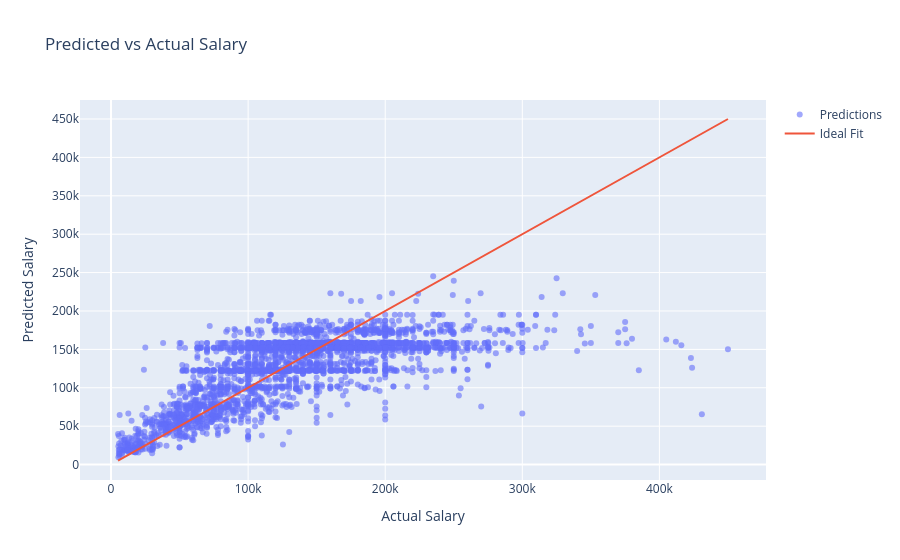
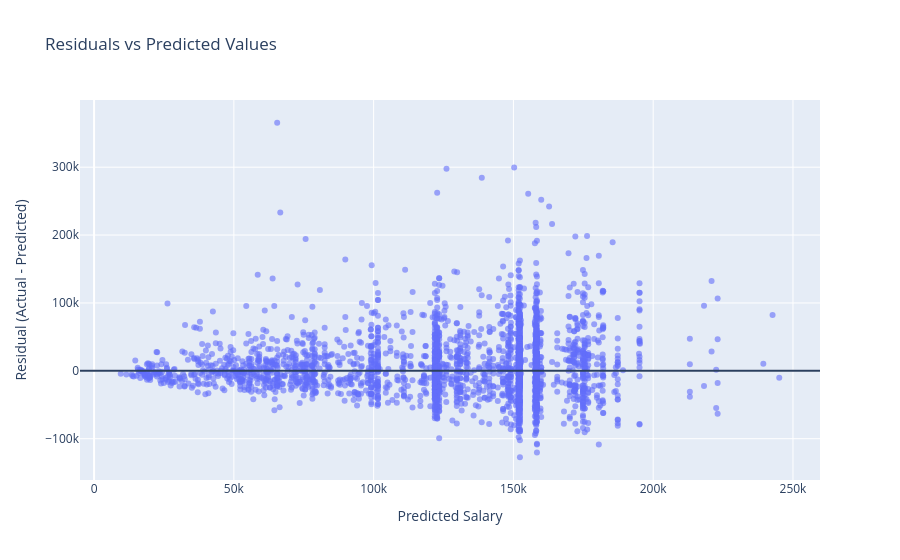
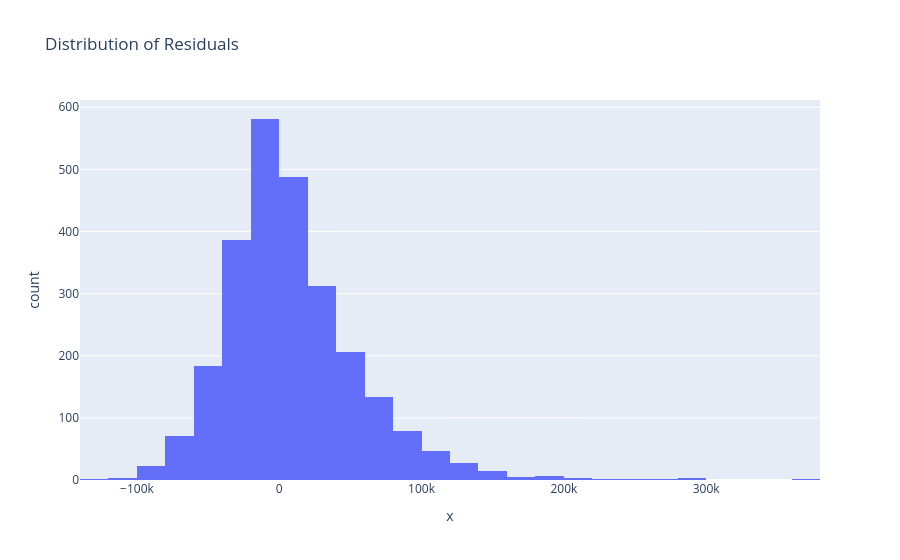
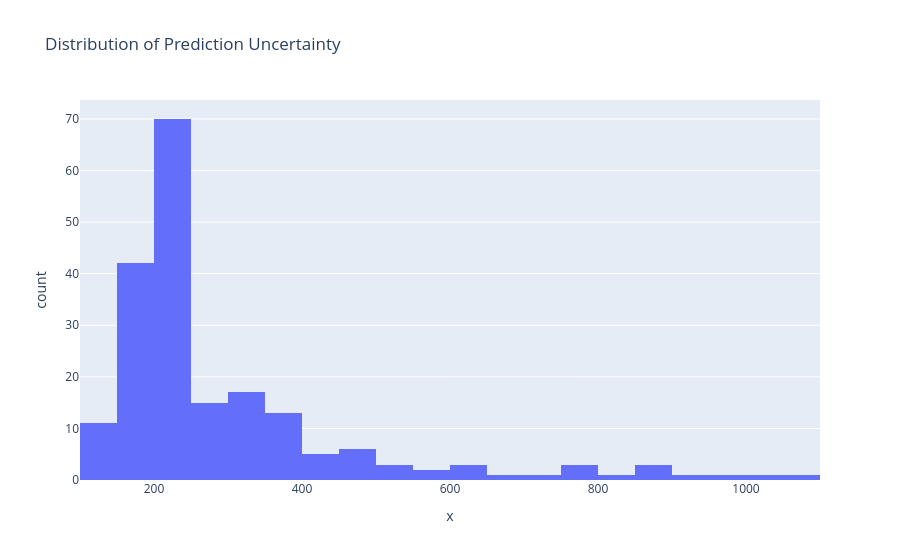

Notebook code cell kept with these figures, in order:
### Markdown cell above
### Plot Generation for Verification

### Code cell
# ==========================================
# APP 2 — PLOTTING FROM PICKLE 
# ==========================================

import pickle
import pandas as pd
import numpy as np
import plotly.express as px
import plotly.graph_objects as go

# ============================
# LOAD ANALYTICS
# ============================

with open("model/app2_analytics.pkl", "rb") as f:
    a2 = pickle.load(f)

y_actual = a2["y_actual"]
y_pred = a2["y_pred"]
residuals = a2["residuals"]
uncertainty = a2["uncertainty"]

grouped_importance = a2["grouped_importance"]
shap_top = a2["shap_top"]
pred_distribution = a2["pred_distribution"]

# ============================
# 1. PREDICTED VS ACTUAL
# ============================

fig1 = go.Figure()

fig1.add_trace(go.Scatter(
    x=y_actual,
    y=y_pred,
    mode="markers",
    name="Predictions",
    marker=dict(opacity=0.6)
))

min_val = min(y_actual.min(), y_pred.min())
max_val = max(y_actual.max(), y_pred.max())

fig1.add_trace(go.Scatter(
    x=[min_val, max_val],
    y=[min_val, max_val],
    mode="lines",
    name="Ideal Fit"
))

fig1.update_layout(
    title="Predicted vs Actual Salary",
    xaxis_title="Actual Salary",
    yaxis_title="Predicted Salary"
)

fig1.show()

# ============================
# 2. RESIDUAL PLOT
# ============================

fig2 = go.Figure()

fig2.add_trace(go.Scatter(
    x=y_pred,
    y=residuals,
    mode="markers",
    marker=dict(opacity=0.6)
))

fig2.add_hline(y=0)

fig2.update_layout(
    title="Residuals vs Predicted Values",
    xaxis_title="Predicted Salary",
    yaxis_title="Residual (Actual - Predicted)"
)

fig2.show()

# ============================
# 3. RESIDUAL DISTRIBUTION
# ============================

fig3 = px.histogram(
    x=residuals,
    nbins=30,
    title="Distribution of Residuals"
)

fig3.show()

# ============================
# 4. UNCERTAINTY DISTRIBUTION
# ============================

fig4 = px.histogram(
    x=uncertainty,
    nbins=25,
    title="Distribution of Prediction Uncertainty"
)

fig4.show()

# ============================
# 5. GROUPED FEATURE IMPORTANCE
# ============================

fig5 = px.bar(
    grouped_importance,
    x="importance",
    y="group",
    orientation="h",
    title="Grouped Feature Importance"
)

fig5.update_layout(yaxis=dict(autorange="reversed"))

fig5.show()

# ============================
# 6. PREDICTED SALARY DISTRIBUTION
# ============================

fig6 = px.histogram(
    x=pred_distribution,
    nbins=30,
    title="Distribution of Predicted Salaries"
)

fig6.show()

# ============================
# 7. TOP SHAP FEATURES
# ============================

fig7 = px.bar(
    shap_top.head(15),
    x="SHAP Importance",
    y="Feature",
    orientation="h",
    title="Top Features Influencing Salary Predictions"
)

fig7.update_layout(
    yaxis=dict(autorange="reversed"),
    xaxis_title="Average |SHAP Value|"
)

fig7.show()

### Figure 1 — Plotly figure (JSON) as saved in the notebook; plotly's stock layout.template omitted (floating-point values rounded to 4 significant figures; data arrays with more than 128 entries replaced by an {"elided": "..."} marker saying what was removed)
{"data": [{"marker": {"opacity": 0.6}, "mode": "markers", "name": "Predictions", "type": "scatter", "x": {"elided": "2584 int values"}, "y": {"elided": "2584 float values"}}, {"mode": "lines", "name": "Ideal Fit", "type": "scatter", "x": [5132, 450000], "y": [5132, 450000]}], "layout": {"title": {"text": "Predicted vs Actual Salary"}, "xaxis": {"title": {"text": "Actual Salary"}}, "yaxis": {"title": {"text": "Predicted Salary"}}}}

### Figure 2 — Plotly figure (JSON) as saved in the notebook; plotly's stock layout.template omitted (floating-point values rounded to 4 significant figures; data arrays with more than 128 entries replaced by an {"elided": "..."} marker saying what was removed)
{"data": [{"marker": {"opacity": 0.6}, "mode": "markers", "type": "scatter", "x": {"elided": "2584 float values"}, "y": {"elided": "2584 float values"}}], "layout": {"shapes": [{"type": "line", "x0": 0, "x1": 1, "xref": "x domain", "y0": 0, "y1": 0, "yref": "y"}], "title": {"text": "Residuals vs Predicted Values"}, "xaxis": {"title": {"text": "Predicted Salary"}}, "yaxis": {"title": {"text": "Residual (Actual - Predicted)"}}}}

### Figure 3 — Plotly figure (JSON) as saved in the notebook; plotly's stock layout.template omitted (floating-point values rounded to 4 significant figures; data arrays with more than 128 entries replaced by an {"elided": "..."} marker saying what was removed)
{"data": [{"bingroup": "x", "hovertemplate": "x=%{x}<br>count=%{y}<extra></extra>", "legendgroup": "", "marker": {"color": "#636efa", "pattern": {"shape": ""}}, "name": "", "nbinsx": 30, "orientation": "v", "showlegend": false, "type": "histogram", "x": {"elided": "2584 float values"}, "xaxis": "x", "yaxis": "y"}], "layout": {"barmode": "relative", "legend": {"tracegroupgap": 0}, "title": {"text": "Distribution of Residuals"}, "xaxis": {"anchor": "y", "domain": [0, 1], "title": {"text": "x"}}, "yaxis": {"anchor": "x", "domain": [0, 1], "title": {"text": "count"}}}}

### Figure 4 — Plotly figure (JSON) as saved in the notebook; plotly's stock layout.template omitted (floating-point values rounded to 4 significant figures; data arrays with more than 128 entries replaced by an {"elided": "..."} marker saying what was removed)
{"data": [{"bingroup": "x", "hovertemplate": "x=%{x}<br>count=%{y}<extra></extra>", "legendgroup": "", "marker": {"color": "#636efa", "pattern": {"shape": ""}}, "name": "", "nbinsx": 25, "orientation": "v", "showlegend": false, "type": "histogram", "x": {"elided": "200 float values"}, "xaxis": "x", "yaxis": "y"}], "layout": {"barmode": "relative", "legend": {"tracegroupgap": 0}, "title": {"text": "Distribution of Prediction Uncertainty"}, "xaxis": {"anchor": "y", "domain": [0, 1], "title": {"text": "x"}}, "yaxis": {"anchor": "x", "domain": [0, 1], "title": {"text": "count"}}}}
